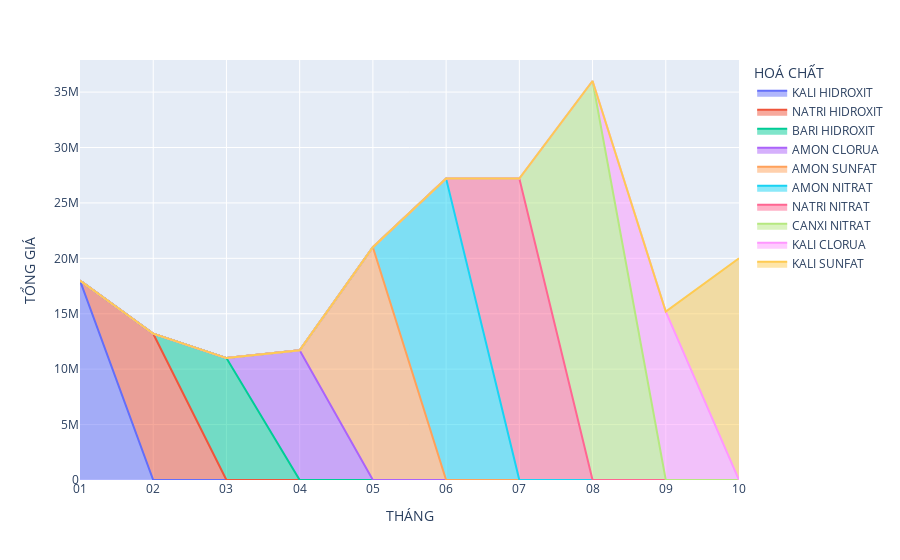

Notebook code for this chart:
### Code cell
# Tổng giá nhập vào dựa theo từng tháng
fig = px.area(
    df_copy_hoachat,
    x="THANGNHAP",
    y="TONGGIA",
    color="TENHC",
    line_group="XUATXU",
    labels={
        "THANGNHAP":"THÁNG",
        "TONGGIA":"TỔNG GIÁ",
        "TENHC":"HOÁ CHẤT",
        "XUATXU":"XUẤT SỨ"
})
fig.show()

### Figure 1 — Plotly figure (JSON) as saved in the notebook; plotly's stock layout.template omitted (floating-point values rounded to 4 significant figures)
{"data": [{"fillpattern": {"shape": ""}, "hovertemplate": "HOÁ CHẤT=KALI HIDROXIT<br>XUẤT SỨ=HÀN QUỐC<br>THÁNG=%{x}<br>TỔNG GIÁ=%{y}<extra></extra>", "legendgroup": "KALI HIDROXIT", "line": {"color": "#636efa"}, "marker": {"symbol": "circle"}, "mode": "lines", "name": "KALI HIDROXIT", "orientation": "v", "showlegend": true, "stackgroup": "1", "type": "scatter", "x": ["01"], "xaxis": "x", "y": [18000000], "yaxis": "y"}, {"fillpattern": {"shape": ""}, "hovertemplate": "HOÁ CHẤT=NATRI HIDROXIT<br>XUẤT SỨ=TRUNG QUỐC<br>THÁNG=%{x}<br>TỔNG GIÁ=%{y}<extra></extra>", "legendgroup": "NATRI HIDROXIT", "line": {"color": "#EF553B"}, "marker": {"symbol": "circle"}, "mode": "lines", "name": "NATRI HIDROXIT", "orientation": "v", "showlegend": true, "stackgroup": "1", "type": "scatter", "x": ["02"], "xaxis": "x", "y": [13200000], "yaxis": "y"}, {"fillpattern": {"shape": ""}, "hovertemplate": "HOÁ CHẤT=BARI HIDROXIT<br>XUẤT SỨ=NHẬT BẢN<br>THÁNG=%{x}<br>TỔNG GIÁ=%{y}<extra></extra>", "legendgroup": "BARI HIDROXIT", "line": {"color": "#00cc96"}, "marker": {"symbol": "circle"}, "mode": "lines", "name": "BARI HIDROXIT", "orientation": "v", "showlegend": true, "stackgroup": "1", "type": "scatter", "x": ["03"], "xaxis": "x", "y": [11000000], "yaxis": "y"}, {"fillpattern": {"shape": ""}, "hovertemplate": "HOÁ CHẤT=AMON CLORUA<br>XUẤT SỨ=THÁI LAN<br>THÁNG=%{x}<br>TỔNG GIÁ=%{y}<extra></extra>", "legendgroup": "AMON CLORUA", "line": {"color": "#ab63fa"}, "marker": {"symbol": "circle"}, "mode": "lines", "name": "AMON CLORUA", "orientation": "v", "showlegend": true, "stackgroup": "1", "type": "scatter", "x": ["04"], "xaxis": "x", "y": [11700000], "yaxis": "y"}, {"fillpattern": {"shape": ""}, "hovertemplate": "HOÁ CHẤT=AMON SUNFAT<br>XUẤT SỨ=SINGAPORE<br>THÁNG=%{x}<br>TỔNG GIÁ=%{y}<extra></extra>", "legendgroup": "AMON SUNFAT", "line": {"color": "#FFA15A"}, "marker": {"symbol": "circle"}, "mode": "lines", "name": "AMON SUNFAT", "orientation": "v", "showlegend": true, "stackgroup": "1", "type": "scatter", "x": ["05"], "xaxis": "x", "y": [21000000], "yaxis": "y"}, {"fillpattern": {"shape": ""}, "hovertemplate": "HOÁ CHẤT=AMON NITRAT<br>XUẤT SỨ=VIỆT NAM<br>THÁNG=%{x}<br>TỔNG GIÁ=%{y}<extra></extra>", "legendgroup": "AMON NITRAT", "line": {"color": "#19d3f3"}, "marker": {"symbol": "circle"}, "mode": "lines", "name": "AMON NITRAT", "orientation": "v", "showlegend": true, "stackgroup": "1", "type": "scatter", "x": ["06"], "xaxis": "x", "y": [27200000], "yaxis": "y"}, {"fillpattern": {"shape": ""}, "hovertemplate": "HOÁ CHẤT=NATRI NITRAT<br>XUẤT SỨ=QUATA<br>THÁNG=%{x}<br>TỔNG GIÁ=%{y}<extra></extra>", "legendgroup": "NATRI NITRAT", "line": {"color": "#FF6692"}, "marker": {"symbol": "circle"}, "mode": "lines", "name": "NATRI NITRAT", "orientation": "v", "showlegend": true, "stackgroup": "1", "type": "scatter", "x": ["07"], "xaxis": "x", "y": [27200000], "yaxis": "y"}, {"fillpattern": {"shape": ""}, "hovertemplate": "HOÁ CHẤT=CANXI NITRAT<br>XUẤT SỨ=DONGTIMOR<br>THÁNG=%{x}<br>TỔNG GIÁ=%{y}<extra></extra>", "legendgroup": "CANXI NITRAT", "line": {"color": "#B6E880"}, "marker": {"symbol": "circle"}, "mode": "lines", "name": "CANXI NITRAT", "orientation": "v", "showlegend": true, "stackgroup": "1", "type": "scatter", "x": ["08"], "xaxis": "x", "y": [36000000], "yaxis": "y"}, {"fillpattern": {"shape": ""}, "hovertemplate": "HOÁ CHẤT=KALI CLORUA<br>XUẤT SỨ=HÀ LAN<br>THÁNG=%{x}<br>TỔNG GIÁ=%{y}<extra></extra>", "legendgroup": "KALI CLORUA", "line": {"color": "#FF97FF"}, "marker": {"symbol": "circle"}, "mode": "lines", "name": "KALI CLORUA", "orientation": "v", "showlegend": true, "stackgroup": "1", "type": "scatter", "x": ["09"], "xaxis": "x", "y": [15200000], "yaxis": "y"}, {"fillpattern": {"shape": ""}, "hovertemplate": "HOÁ CHẤT=KALI SUNFAT<br>XUẤT SỨ=ANH QUỐC<br>THÁNG=%{x}<br>TỔNG GIÁ=%{y}<extra></extra>", "legendgroup": "KALI SUNFAT", "line": {"color": "#FECB52"}, "marker": {"symbol": "circle"}, "mode": "lines", "name": "KALI SUNFAT", "orientation": "v", "showlegend": true, "stackgroup": "1", "type": "scatter", "x": ["10"], "xaxis": "x", "y": [20000000], "yaxis": "y"}], "layout": {"legend": {"title": {"text": "HOÁ CHẤT"}, "tracegroupgap": 0}, "margin": {"t": 60}, "xaxis": {"anchor": "y", "domain": [0, 1], "title": {"text": "THÁNG"}}, "yaxis": {"anchor": "x", "domain": [0, 1], "title": {"text": "TỔNG GIÁ"}}}}
